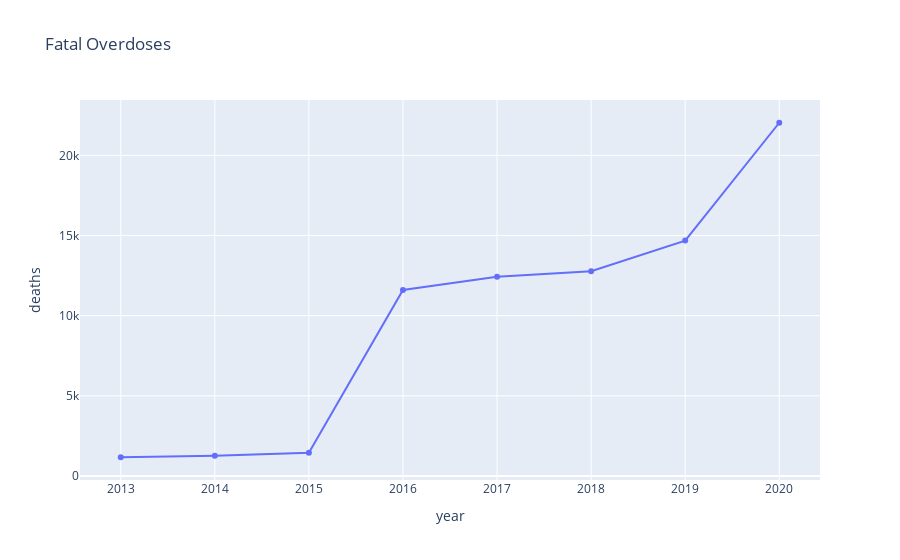

The notebook cell saved with this chart:
### Markdown cell above
#https://www.tn.gov/content/dam/tn/health/healthprofboards/health-advisory/Fentanyl_Public_Health_Advisory.pdf
2015 was the first year the state know of that fenanytl was on the streets

### Code cell
fig = px.line(death, x="year", y="deaths", title='Fatal Overdoses', markers=True)  
fig.show()

### Figure 1 — Plotly figure (JSON) as saved in the notebook; plotly's stock layout.template omitted (floating-point values rounded to 4 significant figures)
{"data": [{"hovertemplate": "year=%{x}<br>deaths=%{y}<extra></extra>", "legendgroup": "", "line": {"color": "#636efa", "dash": "solid"}, "marker": {"symbol": "circle"}, "mode": "markers+lines", "name": "", "orientation": "v", "showlegend": false, "type": "scatter", "x": [2013, 2014, 2015, 2016, 2017, 2018, 2019, 2020], "xaxis": "x", "y": [1166, 1263, 1451, 11603, 12433, 12770, 14680, 22033], "yaxis": "y"}], "layout": {"legend": {"tracegroupgap": 0}, "title": {"text": "Fatal Overdoses"}, "xaxis": {"anchor": "y", "domain": [0, 1], "title": {"text": "year"}}, "yaxis": {"anchor": "x", "domain": [0, 1], "title": {"text": "deaths"}}}}
